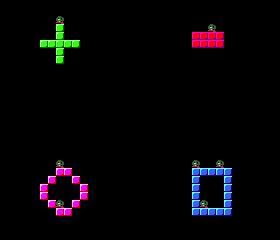

This is a level from a 2D game, rendered from its Tiled map with the project's own tilesets. A one-line summary and the complete map file follow:
An orthogonal 35x30 tile map with 8x8 px tiles, 1 tile layer (Tile Layer 1).

<map version="1.9" tiledversion="1.9.2" orientation="orthogonal" renderorder="right-down" width="35" height="30" tilewidth="8" tileheight="8" infinite="0" nextlayerid="2" nextobjectid="1">
 <editorsettings>
  <export target="titlescreen.bin" format="Breakout" />
 </editorsettings>
 <tileset firstgid="1" source="breakout-tiles.tsx" />
 <layer id="1" name="Tile Layer 1" width="35" height="30">
  <data encoding="csv">
9,9,9,9,9,9,9,9,9,9,9,9,9,9,9,9,9,9,9,9,9,9,9,9,9,9,9,9,9,9,9,9,9,9,9,
9,0,0,0,0,0,0,0,0,0,0,0,0,0,0,0,0,0,0,0,0,0,0,0,0,0,0,0,0,0,0,0,0,0,9,
9,0,0,0,0,0,0,138,0,0,0,0,0,0,0,0,0,0,0,0,0,0,0,0,0,0,0,0,0,0,0,0,0,0,9,
9,0,0,0,0,0,0,20,0,0,0,0,0,0,0,0,1,0,0,0,0,0,0,0,0,0,138,0,0,0,0,0,0,0,9,
9,0,0,0,0,0,0,20,0,0,0,0,0,0,0,0,0,0,0,0,0,0,0,0,17,17,17,17,0,0,0,0,0,0,9,
9,0,0,0,0,20,20,20,20,20,0,0,0,0,0,0,0,0,0,0,0,0,0,0,17,17,17,17,0,0,0,0,0,0,9,
9,0,0,0,0,0,0,20,0,0,0,0,0,0,0,0,0,0,0,0,0,0,0,0,0,0,0,0,0,0,0,0,0,0,9,
9,0,0,0,0,0,0,20,0,0,0,0,0,0,0,0,0,0,0,0,0,0,0,0,0,0,0,0,0,0,0,0,0,0,9,
9,0,0,0,0,0,0,0,0,0,0,0,0,0,0,0,0,0,0,0,0,0,0,0,0,0,0,0,0,0,0,0,0,0,9,
9,0,0,0,0,0,0,0,0,0,0,0,0,0,0,0,0,0,0,0,0,0,0,0,0,0,0,0,0,0,0,0,0,0,9,
9,0,0,0,0,0,0,0,0,0,0,0,0,0,0,0,0,0,0,0,0,0,0,0,0,0,0,0,0,0,0,0,0,0,9,
9,0,0,0,0,0,0,0,0,0,0,0,0,0,0,0,0,0,0,0,0,0,0,0,0,0,0,0,0,0,0,0,0,0,9,
9,0,0,0,0,0,9,0,9,0,9,0,9,0,9,0,9,0,9,0,0,0,0,0,0,0,0,0,0,0,0,0,0,0,9,
9,0,0,0,0,0,0,0,0,0,0,0,0,0,0,0,0,0,0,0,0,0,0,0,0,0,0,0,0,0,0,0,0,0,9,
9,0,0,0,0,0,0,9,0,9,0,9,0,9,0,9,0,9,0,9,0,0,0,0,0,0,0,0,0,0,0,0,0,0,9,
9,0,0,0,0,0,0,0,0,0,0,0,0,0,0,0,0,0,0,0,0,0,0,0,0,0,0,0,0,0,0,0,0,0,9,
9,0,0,0,0,0,0,0,0,0,0,0,9,0,9,0,9,0,9,0,9,0,9,0,9,0,9,0,9,0,0,0,0,0,9,
9,0,0,0,0,0,0,0,0,0,0,0,0,0,0,0,0,0,0,0,0,0,0,0,0,0,0,0,0,0,0,0,0,0,9,
9,0,0,0,0,0,0,0,0,0,0,0,0,9,0,9,0,9,0,9,0,9,0,9,0,9,0,9,0,0,0,0,0,0,9,
9,0,0,0,0,0,0,0,0,0,0,0,0,0,0,0,0,0,0,0,0,0,0,0,0,0,0,0,0,0,0,0,0,0,9,
9,0,0,0,0,0,0,138,0,0,0,0,0,0,0,0,0,0,0,0,0,0,0,0,138,0,0,138,0,0,0,0,0,0,9,
9,0,0,0,0,0,0,24,24,0,0,0,0,0,0,0,0,0,0,0,0,0,0,0,22,22,22,22,22,0,0,0,0,0,9,
9,0,0,0,0,0,24,0,0,24,0,0,0,0,0,0,0,0,0,0,0,0,0,0,22,0,0,0,22,0,0,0,0,0,9,
9,0,0,0,0,24,0,0,0,0,24,0,0,0,0,0,0,0,0,0,0,0,0,0,22,0,0,0,22,0,0,0,0,0,9,
9,0,0,0,0,24,0,0,0,0,24,0,0,0,0,0,0,0,0,0,0,0,0,0,22,0,0,0,22,0,0,0,0,0,9,
9,0,0,0,0,0,24,138,0,24,0,0,0,0,0,0,0,0,0,0,0,0,0,0,22,138,0,0,22,0,0,0,0,0,9,
9,0,0,0,0,0,0,24,24,0,0,0,0,0,0,0,0,0,0,0,0,0,0,0,22,22,22,22,22,0,0,0,0,0,9,
9,0,0,0,0,0,0,0,0,0,0,0,0,0,0,0,0,0,0,0,0,0,0,0,0,0,0,0,0,0,0,0,0,0,9,
9,0,0,0,0,0,0,0,0,0,0,0,0,0,0,0,0,0,0,0,0,0,0,0,0,0,0,0,0,0,0,0,0,0,9,
9,9,9,9,9,9,9,9,9,9,9,9,9,9,9,9,9,9,9,9,9,9,9,9,9,9,9,9,9,9,9,9,9,9,9
</data>
 </layer>
</map>
